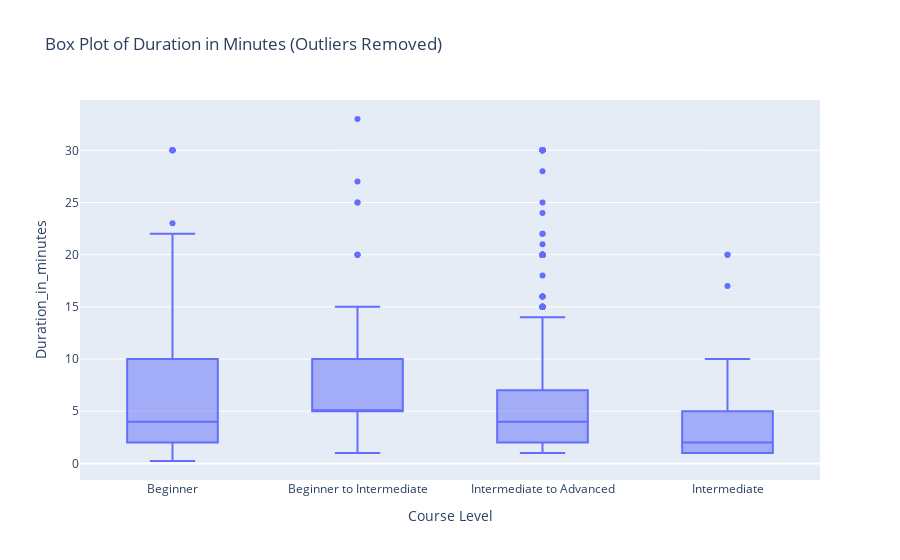

Notebook source saved alongside this figure:
### Code cell
# Create the box plot
fig = px.box(filtered_df, x="Course Level", y="Duration_in_minutes", title="Box Plot of Duration in Minutes (Outliers Removed)")
fig.show()

### Figure 1 — Plotly figure (JSON) as saved in the notebook; plotly's stock layout.template omitted (floating-point values rounded to 4 significant figures; data arrays with more than 128 entries replaced by an {"elided": "..."} marker saying what was removed)
{"data": [{"alignmentgroup": "True", "hovertemplate": "Course Level=%{x}<br>Duration_in_minutes=%{y}<extra></extra>", "legendgroup": "", "marker": {"color": "#636efa"}, "name": "", "notched": false, "offsetgroup": "", "orientation": "v", "showlegend": false, "type": "box", "x": {"elided": "1076 str values"}, "x0": " ", "xaxis": "x", "y": {"elided": "1076 float values"}, "y0": " ", "yaxis": "y"}], "layout": {"boxmode": "group", "legend": {"tracegroupgap": 0}, "title": {"text": "Box Plot of Duration in Minutes (Outliers Removed)"}, "xaxis": {"anchor": "y", "domain": [0, 1], "title": {"text": "Course Level"}}, "yaxis": {"anchor": "x", "domain": [0, 1], "title": {"text": "Duration_in_minutes"}}}}
